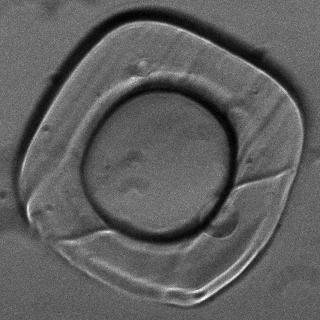
#> input picture Reference.png, 320 x 320 px
$ python Template.py
#> lines starting #> are read from the running program, lines starting #| are printed output that depends on the picture; after the words box and inside, x2 and y2 are one past the last pixel; in counts of white or black regions, pixels touching at a corner belong together
#> further down, img_ref is the input picture: shape (320, 320, 3); min 0, max 255, mean 95
from sklearn.metrics import pairwise_distances

import time

from skimage.color import rgb2gray
from skimage import data, color
from skimage.filters import gaussian
from skimage.segmentation import active_contour
from skimage.transform import hough_circle, hough_circle_peaks
from skimage.feature import canny
from skimage.draw import circle_perimeter

from scipy import ndimage
from scipy.signal import find_peaks

import cv2
import numpy as np
import matplotlib.pyplot as plt
import os

from Snake import snake_contour, FindArea

#### Generating the ref #####

def get_ref(img_ref, n_angles=10, plot=False):

#> called with n_angles = 10, plot = False
  s = np.linspace(0, 2*np.pi, 400)
  r = 150 + 200*np.sin(s)
  c = 150 + 200*np.cos(s)
  init = np.array([r, c]).T

  snake = active_contour(gaussian(img_ref, 3, preserve_range=False),
                        init, alpha=0.025, beta=10, gamma=0.001) #alpha=0.015
#> snake = 400 pairs, first value 20.69 to 304.3, second value 20.09 to 302.1

  if plot:
    plt.imshow(img_ref)
    fig, ax = plt.subplots(figsize=(7, 7))
    ax.imshow(img_ref, cmap=plt.cm.gray)
    ax.plot(init[:, 1], init[:, 0], '--r', lw=3)
    ax.scatter(snake[:, 1], snake[:, 0], c=np.arange(len(snake)), lw=3)
    ax.set_xticks([]), ax.set_yticks([])
    ax.axis([0, img_ref.shape[1], img_ref.shape[0], 0])

    plt.scatter(np.mean(snake,axis=0)[1], np.mean(snake,axis=0)[0])
    plt.show()

  a = np.zeros_like(img_ref)
  for x,y in snake:
    a[int(x),int(y)]=1
#> this loop made 400 passes
#> (x, y) on passes 1 to 3: (142.2, 301.5), (144.4, 301.2), (146.7, 300.9)
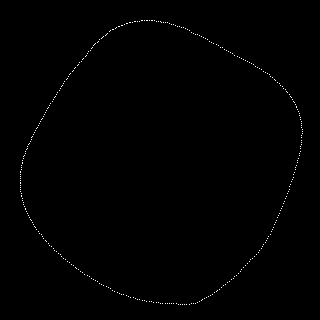
#> a: shape (320, 320); values 0 (black) and 1 (white), 0.39% white in thin lines or dots, all inside (x1, y1, x2, y2) = (20, 20, 303, 305)

  b = []
  snake_list=[]
  for i in range(n_angles):
    b.append(ndimage.rotate(a, 90//n_angles*i, reshape=True))
#> after the loop, b = 10 items
  for i in range(n_angles):
    snake_list.append(rotate_snake(snake,angle=90//n_angles*i))
#> after the loop, snake_list = 10 items
  for i, init in enumerate(snake_list):
    a = np.mean(init,axis=0)
    init = init* 0.75
    init += a - np.mean(init,axis=0)
    snake_list[i] = init
#> this loop made 10 passes
#> after the loop, snake_list = 10 point arrays, longest 400 points
  return b, snake_list

def rotate_snake(snake, angle):#angle degrees
  #convert to radians.
  angle = angle*np.pi/180
  center = np.mean(snake,axis=0)
  rot = np.array([[np.cos(angle),-np.sin(angle)],[np.sin(angle), np.cos(angle)]])
  temp = (rot@(snake-center).T).T
  return (temp+center).astype(int)


ref_dir = './Reference.png'
img_ref = cv2.imread(ref_dir)
img_ref = cv2.cvtColor(img_ref, cv2.COLOR_BGR2GRAY)
ref, snake_list = get_ref(img_ref)
#> ref = 10 items; snake_list = 10 point arrays, longest 400 points

###### Template Bank for Square is Generated #######


def create_dir(results_dir):
  if not os.path.isdir(results_dir):
    os.makedirs(results_dir)

# [243 lines left out: functions gen_hough, non_max_suppression, circle_filter, detect_squares, detect_circles, detect_squares_nocirc and 5 more, not called in this run]
